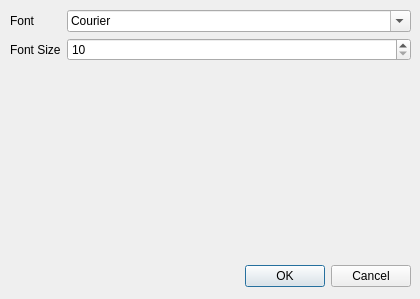
<?xml version="1.0" encoding="UTF-8"?>
<ui version="4.0">
 <class>SettingsDialog</class>
 <widget class="QDialog" name="SettingsDialog">
  <property name="geometry">
   <rect>
    <x>0</x>
    <y>0</y>
    <width>420</width>
    <height>299</height>
   </rect>
  </property>
  <property name="windowTitle">
   <string>Dialog</string>
  </property>
  <widget class="QDialogButtonBox" name="buttonBox">
   <property name="geometry">
    <rect>
     <x>70</x>
     <y>260</y>
     <width>341</width>
     <height>32</height>
    </rect>
   </property>
   <property name="orientation">
    <enum>Qt::Horizontal</enum>
   </property>
   <property name="standardButtons">
    <set>QDialogButtonBox::Cancel|QDialogButtonBox::Ok</set>
   </property>
  </widget>
  <widget class="QWidget" name="formLayoutWidget">
   <property name="geometry">
    <rect>
     <x>10</x>
     <y>10</y>
     <width>401</width>
     <height>242</height>
    </rect>
   </property>
   <layout class="QFormLayout" name="formLayout">
    <item row="0" column="0">
     <widget class="QLabel" name="label">
      <property name="text">
       <string>Font</string>
      </property>
     </widget>
    </item>
    <item row="0" column="1">
     <widget class="QFontComboBox" name="fontComboBox">
      <property name="fontFilters">
       <set>QFontComboBox::MonospacedFonts</set>
      </property>
     </widget>
    </item>
    <item row="1" column="0">
     <widget class="QLabel" name="label_2">
      <property name="text">
       <string>Font Size</string>
      </property>
     </widget>
    </item>
    <item row="1" column="1">
     <widget class="QSpinBox" name="spinBox">
      <property name="minimum">
       <number>10</number>
      </property>
      <property name="maximum">
       <number>64</number>
      </property>
     </widget>
    </item>
   </layout>
  </widget>
 </widget>
 <resources/>
 <connections>
  <connection>
   <sender>buttonBox</sender>
   <signal>accepted()</signal>
   <receiver>SettingsDialog</receiver>
   <slot>accept()</slot>
   <hints>
    <hint type="sourcelabel">
     <x>248</x>
     <y>254</y>
    </hint>
    <hint type="destinationlabel">
     <x>157</x>
     <y>274</y>
    </hint>
   </hints>
  </connection>
  <connection>
   <sender>buttonBox</sender>
   <signal>rejected()</signal>
   <receiver>SettingsDialog</receiver>
   <slot>reject()</slot>
   <hints>
    <hint type="sourcelabel">
     <x>316</x>
     <y>260</y>
    </hint>
    <hint type="destinationlabel">
     <x>286</x>
     <y>274</y>
    </hint>
   </hints>
  </connection>
 </connections>
</ui>
